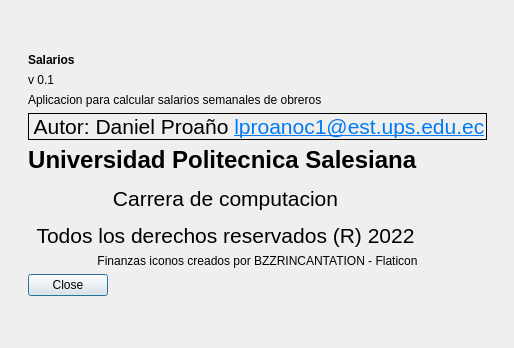
<?xml version="1.0" encoding="UTF-8"?>
<ui version="4.0">
 <class>Acerca</class>
 <widget class="QDialog" name="Acerca">
  <property name="geometry">
   <rect>
    <x>0</x>
    <y>0</y>
    <width>514</width>
    <height>348</height>
   </rect>
  </property>
  <property name="windowTitle">
   <string>Dialog</string>
  </property>
  <property name="windowIcon">
   <iconset resource="Recursos.qrc">
    <normaloff>:/recursos/img/icono2.png</normaloff>:/recursos/img/icono2.png</iconset>
  </property>
  <layout class="QGridLayout" name="gridLayout">
   <item row="1" column="1">
    <widget class="QWidget" name="widget" native="true">
     <property name="whatsThis">
      <string>&lt;!DOCTYPE HTML PUBLIC &quot;-//W3C//DTD HTML 4.0//EN&quot; &quot;http://www.w3.org/TR/REC-html40/strict.dtd&quot;&gt;
&lt;html&gt;&lt;head&gt;&lt;meta name=&quot;qrichtext&quot; content=&quot;1&quot; /&gt;&lt;meta charset=&quot;utf-8&quot; /&gt;&lt;style type=&quot;text/css&quot;&gt;
p, li { white-space: pre-wrap; }
&lt;/style&gt;&lt;/head&gt;&lt;body style=&quot; font-family:'Segoe UI'; font-size:16pt; font-weight:400; font-style:normal;&quot;&gt;
&lt;p align=&quot;center&quot; style=&quot; margin-top:12px; margin-bottom:12px; margin-left:0px; margin-right:0px; -qt-block-indent:0; text-indent:0px;&quot;&gt;Autor: Daniel Proaño &lt;a href=&quot;mailto:lproanoc1@est.ups.edu.ec&quot;&gt;&lt;span style=&quot; text-decoration: underline; color:#007af4;&quot;&gt;lproanoc1@est.ups.edu.ec&lt;/span&gt;&lt;/a&gt;&lt;/p&gt;&lt;/body&gt;&lt;/html&gt;</string>
     </property>
     <layout class="QFormLayout" name="formLayout_2">
      <item row="0" column="0">
       <widget class="QLabel" name="label">
        <property name="styleSheet">
         <string notr="true">font: 200 18pt &quot;Source Serif Pro ExtraLight&quot;;</string>
        </property>
        <property name="text">
         <string>&lt;html&gt;&lt;head/&gt;&lt;body&gt;&lt;p&gt;&lt;span style=&quot; font-weight:700;&quot;&gt;Salarios&lt;/span&gt;&lt;/p&gt;&lt;/body&gt;&lt;/html&gt;</string>
        </property>
       </widget>
      </item>
      <item row="1" column="0">
       <widget class="QLabel" name="outVersion">
        <property name="text">
         <string>v 0.1</string>
        </property>
       </widget>
      </item>
      <item row="2" column="0">
       <widget class="QLabel" name="label_2">
        <property name="styleSheet">
         <string notr="true">font: 14pt &quot;Segoe UI&quot;;</string>
        </property>
        <property name="text">
         <string>Aplicacion para calcular salarios semanales de obreros</string>
        </property>
       </widget>
      </item>
      <item row="3" column="0">
       <widget class="QLabel" name="label_3">
        <property name="styleSheet">
         <string notr="true">font: 16pt &quot;Segoe UI&quot;;</string>
        </property>
        <property name="frameShape">
         <enum>QFrame::Box</enum>
        </property>
        <property name="text">
         <string>&lt;!DOCTYPE HTML PUBLIC &quot;-//W3C//DTD HTML 4.0//EN&quot; &quot;http://www.w3.org/TR/REC-html40/strict.dtd&quot;&gt;
&lt;html&gt;&lt;head&gt;&lt;meta name=&quot;qrichtext&quot; content=&quot;1&quot; /&gt;&lt;meta charset=&quot;utf-8&quot; /&gt;&lt;style type=&quot;text/css&quot;&gt;
p, li { white-space: pre-wrap; }
&lt;/style&gt;&lt;/head&gt;&lt;body style=&quot; font-family:'Segoe UI'; font-size:16pt; font-weight:400; font-style:normal;&quot;&gt;
&lt;p align=&quot;center&quot; style=&quot; margin-top:12px; margin-bottom:12px; margin-left:0px; margin-right:0px; -qt-block-indent:0; text-indent:0px;&quot;&gt;Autor: Daniel Proaño &lt;a href=&quot;mailto:lproanoc1@est.ups.edu.ec&quot;&gt;&lt;span style=&quot; text-decoration: underline; color:#007af4;&quot;&gt;lproanoc1@est.ups.edu.ec&lt;/span&gt;&lt;/a&gt;&lt;/p&gt;&lt;/body&gt;&lt;/html&gt;</string>
        </property>
        <property name="textInteractionFlags">
         <set>Qt::LinksAccessibleByMouse</set>
        </property>
       </widget>
      </item>
      <item row="4" column="0">
       <widget class="QLabel" name="label_4">
        <property name="text">
         <string>&lt;html&gt;&lt;head/&gt;&lt;body&gt;&lt;p align=&quot;center&quot;&gt;&lt;span style=&quot; font-size:18pt; font-weight:700;&quot;&gt;Universidad Politecnica Salesiana &lt;/span&gt;&lt;/p&gt;&lt;p align=&quot;center&quot;&gt;&lt;span style=&quot; font-size:16pt;&quot;&gt;Carrera de computacion&lt;/span&gt;&lt;/p&gt;&lt;p align=&quot;center&quot;&gt;&lt;span style=&quot; font-size:16pt;&quot;&gt;Todos los derechos reservados (R)  2022&lt;/span&gt;&lt;/p&gt;&lt;/body&gt;&lt;/html&gt;</string>
        </property>
       </widget>
      </item>
      <item row="5" column="0" colspan="2">
       <widget class="QLabel" name="label_5">
        <property name="toolTip">
         <string>&lt;html&gt;&lt;head/&gt;&lt;body&gt;&lt;p&gt;&lt;a href=&quot;https://www.flaticon.es/iconos-gratis/finanzas&quot;&gt;&lt;span style=&quot; text-decoration: underline; color:#007af4;&quot;&gt;Finanzas iconos creados por BZZRINCANTATION - Flaticon&lt;/span&gt;&lt;/a&gt;&lt;/p&gt;&lt;/body&gt;&lt;/html&gt;</string>
        </property>
        <property name="whatsThis">
         <string>&lt;html&gt;&lt;head/&gt;&lt;body&gt;&lt;p align=&quot;center&quot;&gt;Finanzas iconos creados por BZZRINCANTATION - Flaticon&lt;/p&gt;&lt;/body&gt;&lt;/html&gt;</string>
        </property>
        <property name="styleSheet">
         <string notr="true">font: 13pt &quot;Segoe UI&quot;;</string>
        </property>
        <property name="text">
         <string>&lt;html&gt;&lt;head/&gt;&lt;body&gt;&lt;p align=&quot;center&quot;&gt;Finanzas iconos creados por BZZRINCANTATION - Flaticon&lt;/p&gt;&lt;/body&gt;&lt;/html&gt;</string>
        </property>
       </widget>
      </item>
      <item row="6" column="0">
       <widget class="QDialogButtonBox" name="buttonBox">
        <property name="orientation">
         <enum>Qt::Vertical</enum>
        </property>
        <property name="standardButtons">
         <set>QDialogButtonBox::Close</set>
        </property>
       </widget>
      </item>
     </layout>
    </widget>
   </item>
   <item row="1" column="2">
    <spacer name="horizontalSpacer_2">
     <property name="orientation">
      <enum>Qt::Horizontal</enum>
     </property>
     <property name="sizeHint" stdset="0">
      <size>
       <width>0</width>
       <height>20</height>
      </size>
     </property>
    </spacer>
   </item>
   <item row="2" column="1">
    <spacer name="verticalSpacer_2">
     <property name="orientation">
      <enum>Qt::Vertical</enum>
     </property>
     <property name="sizeHint" stdset="0">
      <size>
       <width>20</width>
       <height>0</height>
      </size>
     </property>
    </spacer>
   </item>
   <item row="1" column="0">
    <spacer name="horizontalSpacer">
     <property name="orientation">
      <enum>Qt::Horizontal</enum>
     </property>
     <property name="sizeHint" stdset="0">
      <size>
       <width>0</width>
       <height>20</height>
      </size>
     </property>
    </spacer>
   </item>
   <item row="0" column="1">
    <spacer name="verticalSpacer">
     <property name="orientation">
      <enum>Qt::Vertical</enum>
     </property>
     <property name="sizeHint" stdset="0">
      <size>
       <width>20</width>
       <height>0</height>
      </size>
     </property>
    </spacer>
   </item>
  </layout>
 </widget>
 <resources>
  <include location="Recursos.qrc"/>
 </resources>
 <connections>
  <connection>
   <sender>buttonBox</sender>
   <signal>rejected()</signal>
   <receiver>Acerca</receiver>
   <slot>reject()</slot>
   <hints>
    <hint type="sourcelabel">
     <x>316</x>
     <y>260</y>
    </hint>
    <hint type="destinationlabel">
     <x>286</x>
     <y>274</y>
    </hint>
   </hints>
  </connection>
  <connection>
   <sender>buttonBox</sender>
   <signal>accepted()</signal>
   <receiver>Acerca</receiver>
   <slot>accept()</slot>
   <hints>
    <hint type="sourcelabel">
     <x>248</x>
     <y>254</y>
    </hint>
    <hint type="destinationlabel">
     <x>157</x>
     <y>274</y>
    </hint>
   </hints>
  </connection>
 </connections>
</ui>
